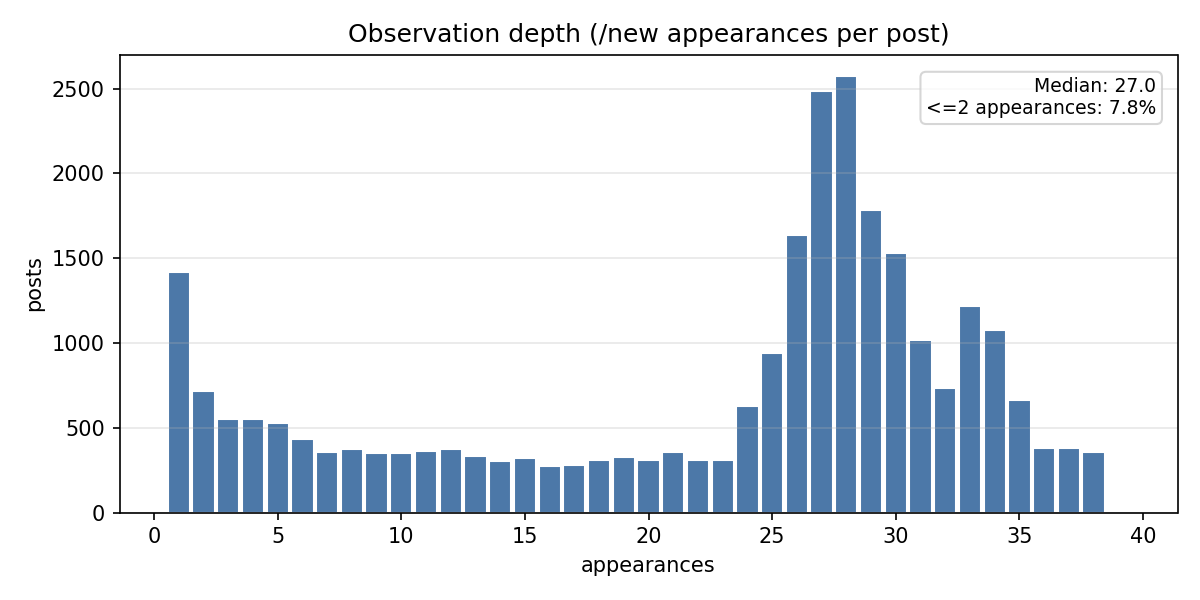

Reproduce this figure in Python.
#!/usr/bin/env python3
"""
Figure 2: distribution of observation depth (n_appearances) for post-segments.
"""

from pathlib import Path
import csv
import matplotlib.pyplot as plt

# ---------- locate repo ----------
here = Path(__file__).resolve()
REPO_ROOT = None
for p in [here, *here.parents[:8]]:
    if (p / "analysis_outputs" / "post_level.csv").exists():
        REPO_ROOT = p
        break
if REPO_ROOT is None:
    raise RuntimeError("Could not locate analysis_outputs/post_level.csv")

POST_LEVEL_PATH = REPO_ROOT / "analysis_outputs" / "post_level.csv"
OUTPUT_PATH = REPO_ROOT / "docs" / "visuals" / "figure_2_observation_depth.png"

# ---------- load data ----------
values = []
with POST_LEVEL_PATH.open("r", encoding="utf-8") as handle:
    reader = csv.DictReader(handle)
    for row in reader:
        val = row.get("n_appearances")
        if val is None or val == "":
            continue
        values.append(int(float(val)))

if not values:
    raise RuntimeError("No n_appearances values found")

values.sort()

# ---------- stats ----------
mid = len(values) // 2
if len(values) % 2 == 1:
    median_val = float(values[mid])
else:
    median_val = (values[mid - 1] + values[mid]) / 2.0

leq2 = sum(1 for v in values if v <= 2)
leq2_pct = 100.0 * leq2 / len(values)

# ---------- plotting ----------
fig, ax = plt.subplots(figsize=(8, 4))

max_val = max(values)
counts = [0] * (max_val + 1)
for v in values:
    counts[v] += 1

x_vals = list(range(1, max_val + 1))
y_vals = [counts[v] for v in x_vals]

ax.bar(x_vals, y_vals, color="#4C78A8", edgecolor="white", width=0.9)

ax.set_title("Observation depth (/new appearances per post)")
ax.set_xlabel("appearances")
ax.set_ylabel("posts")
ax.grid(axis="y", alpha=0.3)

annotation = (
    f"Median: {median_val:.1f}\n"
    f"<=2 appearances: {leq2_pct:.1f}%"
)
ax.text(
    0.98,
    0.95,
    annotation,
    transform=ax.transAxes,
    ha="right",
    va="top",
    fontsize=9,
    bbox=dict(boxstyle="round", facecolor="white", alpha=0.8, edgecolor="#CCCCCC"),
)

OUTPUT_PATH.parent.mkdir(parents=True, exist_ok=True)
plt.tight_layout()
plt.savefig(OUTPUT_PATH, dpi=150)
plt.close(fig)

print(f"Wrote {OUTPUT_PATH}")
